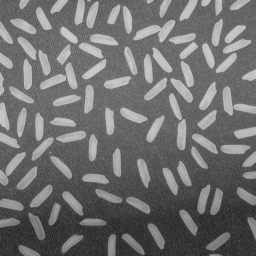
#> input picture question/rice.png, 256 x 256 px
$ jupyter execute q8.ipynb   (shell and % lines are left out)
#> lines starting #> are read from the running program, lines starting #| are printed output that depends on the picture
[cell 1]
import os
import cv2
import numpy as np
import matplotlib.pyplot as plt

# rice.png is directly in the question folder
Q_DIR    = os.path.normpath(os.path.join(os.getcwd(), '..', 'question'))
SAVE_DIR = os.path.join(os.getcwd(), 'outputs')
os.makedirs(SAVE_DIR, exist_ok=True)

[cell 2]
# load as grayscale, then apply both filters with the same 5x5 kernel
# sigma=1.5 for gaussian; median uses the same window size
img    = cv2.imread(os.path.join(Q_DIR, 'rice.png'), cv2.IMREAD_GRAYSCALE)
#> img is the input picture: shape (256, 256); min 40, max 204, mean 111.2
gauss  = cv2.GaussianBlur(img, (5, 5), 1.5)
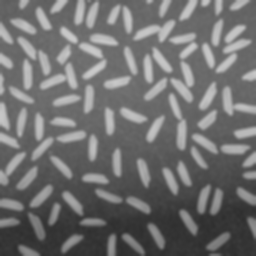
#> gauss: shape (256, 256); min 46, max 203, mean 111.2
median = cv2.medianBlur(img, 5)

[cell 3]
# side by side so its easy to see how each filter handles the salt & pepper noise
# median should remove the speckles cleanly; gaussian will blur them instead
fig, axes = plt.subplots(1, 3, figsize=(12, 4))
for ax, im, t in zip(axes,
                     [img, gauss, median],
                     ['Noisy (salt & pepper)', 'Gaussian  5x5', 'Median  5x5']):
    ax.imshow(im, cmap='gray')
    ax.set_title(t)
    ax.axis('off')
#> this loop made 3 passes
#> t on passes 1 to 3: 'Noisy (salt & pepper)', 'Gaussian  5x5', 'Median  5x5'

plt.tight_layout()
plt.savefig(os.path.join(SAVE_DIR, 'q8_noise_filter.png'), dpi=150)
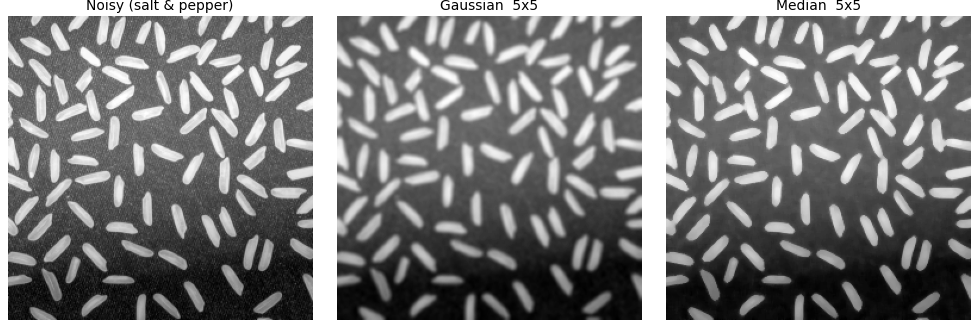
#> figure drawn by matplotlib, 3 panels
plt.show()

$ run again, with question/sapphire.jpg saved as question/rice.png
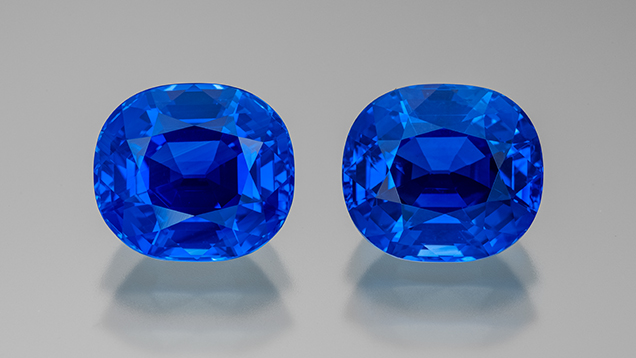
#> input picture question/sapphire.jpg, 636 x 358 px
#> `img    = cv2.imread(os.path.join(Q_DIR, 'rice.png'), cv2.IMREAD_GRAYSC..`:
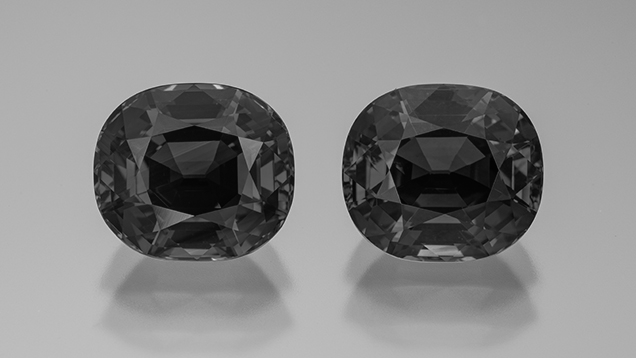
#> img: shape (358, 636); min 0, max 224, mean 136.5
#> the loop `for ax, im, t in zip(axes, [img, gauss, median], ['Noisy (salt & peppe..` made 3 passes
#> t on passes 1 to 3: 'Noisy (salt & pepper)', 'Gaussian  5x5', 'Median  5x5'
#> `plt.savefig(os.path.join(SAVE_DIR, 'q8_noise_filter.png'), dpi=150)`:
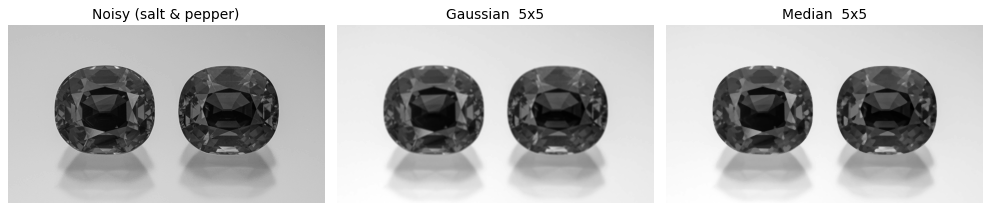
#> figure drawn by matplotlib, 3 panels
